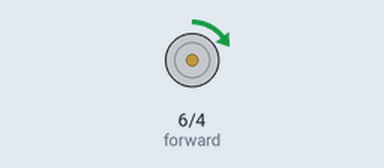
Simulated run of this sketch. Board: Arduino Uno, built with avr-gcc and run on an emulated ATmega328P. On the bench: motor-driver pin pairs drawn as motors (green arrow = first pin HIGH = forward, orange = second pin HIGH = backward, longer = more drive).

Above: at 0.15 s.
At 1.65 s:
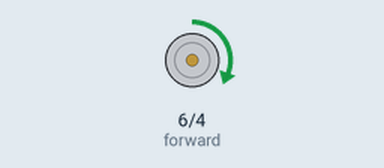
At 3.15 s:
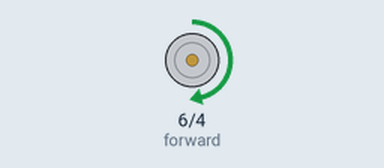
At 6.5 s:
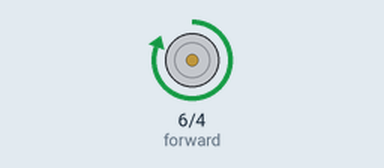
Timing chart, 0 to 8.0 s (numbered marks = the images above):
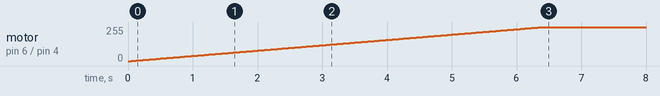

Measured:
- by itself, motor on pin 6 (forward) / pin 4 (backward): moves from stopped to forward 255/255 over 6.4 s

The sketch:

Motoren.ino
```cpp
const int forward = 6;
const int backward = 4;

int speed = 0;

void setup() {
  pinMode(forward, OUTPUT);
  pinMode(backward, OUTPUT);

}

void loop() {
  delay(25);
  driveForwards(speed);
  if(speed < 255) {
    speed++;
  }

}

void driveForwards(int speed) {

  analogWrite(forward, speed);
  digitalWrite(backward, LOW);

}

void driveBackwards(int speed) {

  digitalWrite(forward, LOW);
  analogWrite(backward, speed);

}

void halt() {

  digitalWrite(forward, LOW);
  digitalWrite(backward, LOW);

}
```
